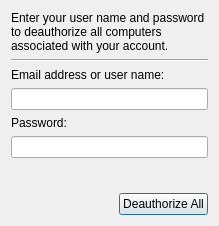
<?xml version="1.0" encoding="UTF-8"?>
<ui version="4.0">
 <class>DeactivateAllDialog</class>
 <widget class="QDialog" name="DeactivateAllDialog">
  <property name="geometry">
   <rect>
    <x>0</x>
    <y>0</y>
    <width>219</width>
    <height>226</height>
   </rect>
  </property>
  <property name="windowTitle">
   <string>Deauthorize All</string>
  </property>
  <layout class="QVBoxLayout" name="verticalLayout">
   <item>
    <widget class="QLabel" name="label_3">
     <property name="text">
      <string>Enter your user name and password to deauthorize all computers associated with your account.</string>
     </property>
     <property name="wordWrap">
      <bool>true</bool>
     </property>
    </widget>
   </item>
   <item>
    <widget class="Line" name="line">
     <property name="orientation">
      <enum>Qt::Horizontal</enum>
     </property>
    </widget>
   </item>
   <item>
    <widget class="QLabel" name="label">
     <property name="text">
      <string>Email address or user name:</string>
     </property>
    </widget>
   </item>
   <item>
    <widget class="QLineEdit" name="login"/>
   </item>
   <item>
    <widget class="QLabel" name="label_2">
     <property name="text">
      <string>Password:</string>
     </property>
    </widget>
   </item>
   <item>
    <widget class="QLineEdit" name="password">
     <property name="echoMode">
      <enum>QLineEdit::Password</enum>
     </property>
    </widget>
   </item>
   <item>
    <spacer name="verticalSpacer">
     <property name="orientation">
      <enum>Qt::Vertical</enum>
     </property>
     <property name="sizeHint" stdset="0">
      <size>
       <width>20</width>
       <height>35</height>
      </size>
     </property>
    </spacer>
   </item>
   <item>
    <layout class="QHBoxLayout" name="horizontalLayout">
     <item>
      <spacer name="horizontalSpacer">
       <property name="orientation">
        <enum>Qt::Horizontal</enum>
       </property>
       <property name="sizeHint" stdset="0">
        <size>
         <width>40</width>
         <height>20</height>
        </size>
       </property>
      </spacer>
     </item>
     <item>
      <widget class="QPushButton" name="deactivateAll">
       <property name="text">
        <string>Deauthorize All</string>
       </property>
      </widget>
     </item>
    </layout>
   </item>
  </layout>
 </widget>
 <resources/>
 <connections/>
</ui>
